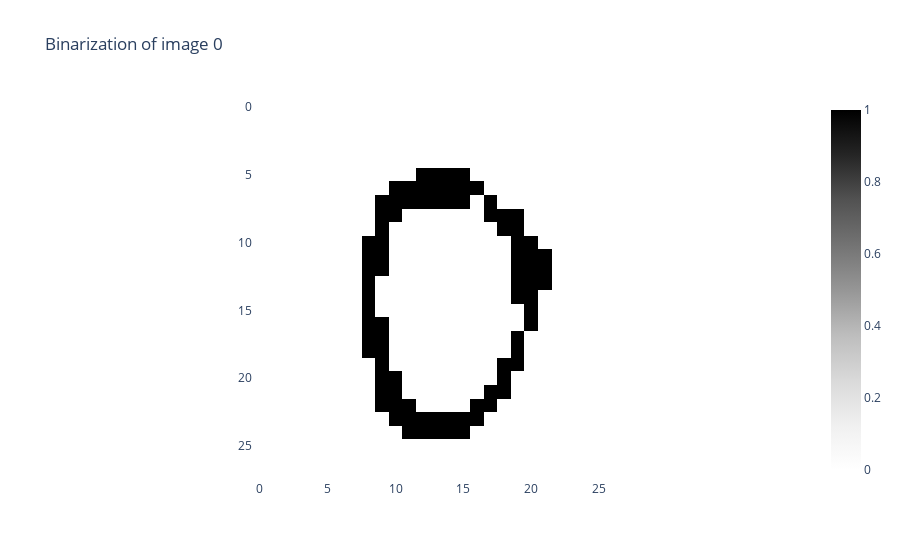

Notebook code for this chart:
### Code cell
binarizer = Binarizer(threshold=0.4)
im0_binarized = binarizer.fit_transform(im0)

binarizer.plot(im0_binarized)

### Figure 1 — Plotly figure (JSON) as saved in the notebook; plotly's stock layout.template omitted (floating-point values rounded to 4 significant figures; data arrays with more than 128 entries replaced by an {"elided": "..."} marker saying what was removed)
{"data": [{"colorscale": [[0, "rgb(255,255,255)"], [0.125, "rgb(240,240,240)"], [0.25, "rgb(217,217,217)"], [0.375, "rgb(189,189,189)"], [0.5, "rgb(150,150,150)"], [0.625, "rgb(115,115,115)"], [0.75, "rgb(82,82,82)"], [0.875, "rgb(37,37,37)"], [1, "rgb(0,0,0)"]], "type": "heatmap", "z": {"elided": "28x28 int values"}}], "layout": {"plot_bgcolor": "white", "title": {"text": "Binarization of image 0"}, "xaxis": {"constrain": "domain", "scaleanchor": "y"}, "yaxis": {"autorange": "reversed", "constrain": "domain"}}}
